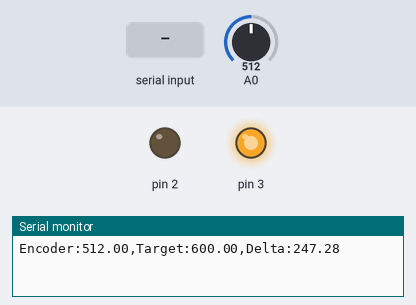
Simulated run of this sketch. Board: Arduino Uno, built with avr-gcc and run on an emulated ATmega328P. Parts: output pins drawn as LEDs (lit = HIGH), the last lines printed to the serial monitor. The inputs (shaded band) are chosen by the test bench; at power-on: A0 = 512.

Above: at 1.2 s.
1.3 s: A0 set to 610
At 1.5 s:
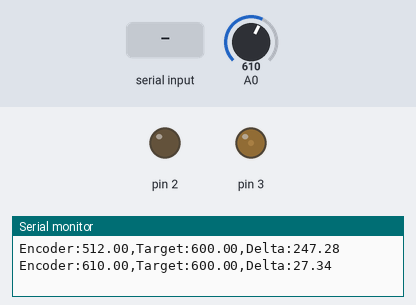
4.3 s: "90,45\n" received over Serial
At 6.5 s:
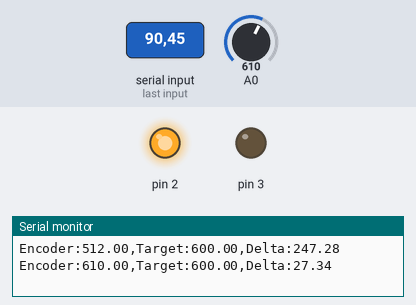
6.8 s: A0 set to 17
9.8 s: A0 set to 14
At 11.0 s:
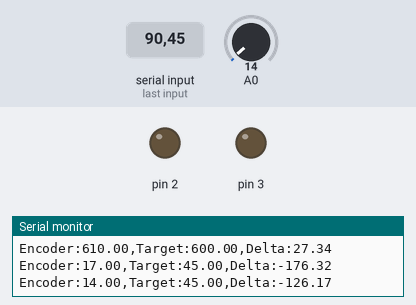
11.3 s: "30,150\n" received over Serial
At 12.49 s:
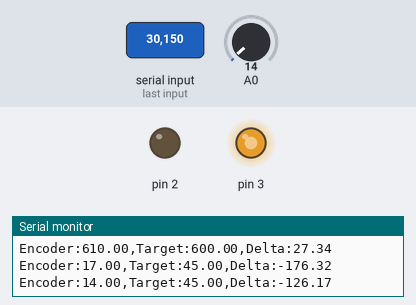
14.3 s: "5\n" received over Serial
At 15.3 s:
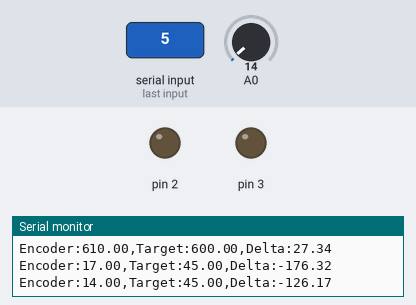
Timing chart, 0 to 27.3 s (numbered marks = the images above; inputs shaded):
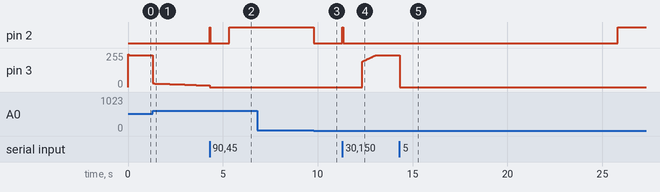

The sketch:

single_servo_with_pot_encoder_classes_copy_20241224100433.ino
```cpp
#include <PID_v1.h>

class EncodedJointActuator
{
  private:
    int sensor_pin;
    int actuator_a_pin;
    int actuator_b_pin;
    double encoder_value;
    double previous_encoder_value;
    double target_position;
    double velocity;
    double target_velocity;
    double output_position_delta, output_position_magnitude;
    double output_velocity_delta;
    bool encoder_changed;
    PID position_pid;
    PID velocity_pid;

  public:
    EncodedJointActuator(int s_pin, int pin_a, int pin_b,
                        double pkp, double ikp, double dkp,
                        double pkv, double ikv, double dkv):
      position_pid(&encoder_value, &output_position_delta, &target_position, pkp,ikp, dkp, DIRECT),
      velocity_pid(&velocity, &output_velocity_delta, &target_velocity, pkv, ikv, dkv, DIRECT)
    {
      sensor_pin = s_pin;
      actuator_a_pin = pin_a;
      actuator_b_pin = pin_b;
    }
    int get_pos(){
      return encoder_value;
    }
    bool is_moving(){
      return encoder_changed;
    }

    void init_pids()
    {
      position_pid.SetMode(AUTOMATIC);
      position_pid.SetOutputLimits(-255, 255);
      position_pid.SetSampleTime(20);

      velocity_pid.SetMode(AUTOMATIC);
      velocity_pid.SetOutputLimits(-255, 255);
      velocity_pid.SetSampleTime(20);

      pinMode(actuator_a_pin, OUTPUT);
      pinMode(actuator_b_pin, OUTPUT);
    }
    void init_targets(double init_targ_pos, double init_targ_vel)
    {
       target_position = init_targ_pos;
       target_velocity = init_targ_vel;
    }
    void dump()
    {
      Serial.print("Encoder:");
      Serial.print(encoder_value);
      Serial.print(",");
      Serial.print("Target:");
      Serial.print(target_position);
      Serial.print(",");
      Serial.print("Delta:");
      Serial.print(output_position_delta);
    }
    void set_to_off(){
      digitalWrite(actuator_a_pin, LOW);
      digitalWrite(actuator_b_pin, LOW);
    }

    void cycle()
    {
      encoder_changed = false;
      encoder_value = analogRead(sensor_pin);
      velocity = abs(encoder_value - previous_encoder_value);
      position_pid.Compute();
      velocity_pid.Compute();
      output_position_magnitude = abs(output_position_delta);
      output_position_magnitude = constrain(output_position_magnitude,0,abs(output_velocity_delta));
      if(output_position_delta > 0){
          digitalWrite(actuator_a_pin, LOW);
          analogWrite(actuator_b_pin, output_position_magnitude);
      } else if(output_position_delta < 0){
          analogWrite(actuator_a_pin, output_position_magnitude);
          digitalWrite(actuator_b_pin, LOW);
      } else {
          digitalWrite(actuator_a_pin, LOW);
          digitalWrite(actuator_b_pin, LOW);
      }
      if(previous_encoder_value != encoder_value){
        encoder_changed = true;
      }
      previous_encoder_value = encoder_value;
    }
};


EncodedJointActuator shoulder_pitch(
  A0, 2, 3,
  2.80, 0.5, 0.00,
  1.0, 0.0, 0.0);


int test;
const long interval  = 20;
unsigned long previousMillis = 0;


void setup() {
  // put your setup code here, to run once:
  Serial.begin(9600);

  shoulder_pitch.init_targets(600, 240);
  shoulder_pitch.init_pids();
}

void loop() {
  unsigned long currentMillis = millis();
  if (currentMillis - previousMillis >= interval) {
    previousMillis = currentMillis;
    if(Serial.available()){
       shoulder_pitch.set_to_off();
       test = Serial.parseInt();
       if(test){
         shoulder_pitch.init_targets(test, 240);
       }

    }

    if(shoulder_pitch.is_moving()) {
      shoulder_pitch.dump();
      Serial.println(" ");
    }

    shoulder_pitch.cycle();

  }

}
```

Measured:
- the behaviour switches between 16 and 15 on A0 (found by bisection; images 2 and 3)
- after the input at 1.3 s, pin 3: moves from 240/255 to 12/255 over 2.9 s, starting at once
- after the input at 4.3 s, pin 2: LOW → HIGH at once, → LOW 0.04 s later, → HIGH 1.0 s later
- after the input at 9.8 s, pin 2: HIGH → LOW after 0.00 s instead of 0.48 s
- after the input at 11.3 s, pin 2: LOW → HIGH at once, → LOW 0.04 s later; pin 3: moves from 0/255 to 240/255 over 0.72 s, starting after 1.0 s
- after the input at 14.3 s, pin 2: LOW → HIGH after 11.5 s; pin 3: 240/255 → 0/255 at once
